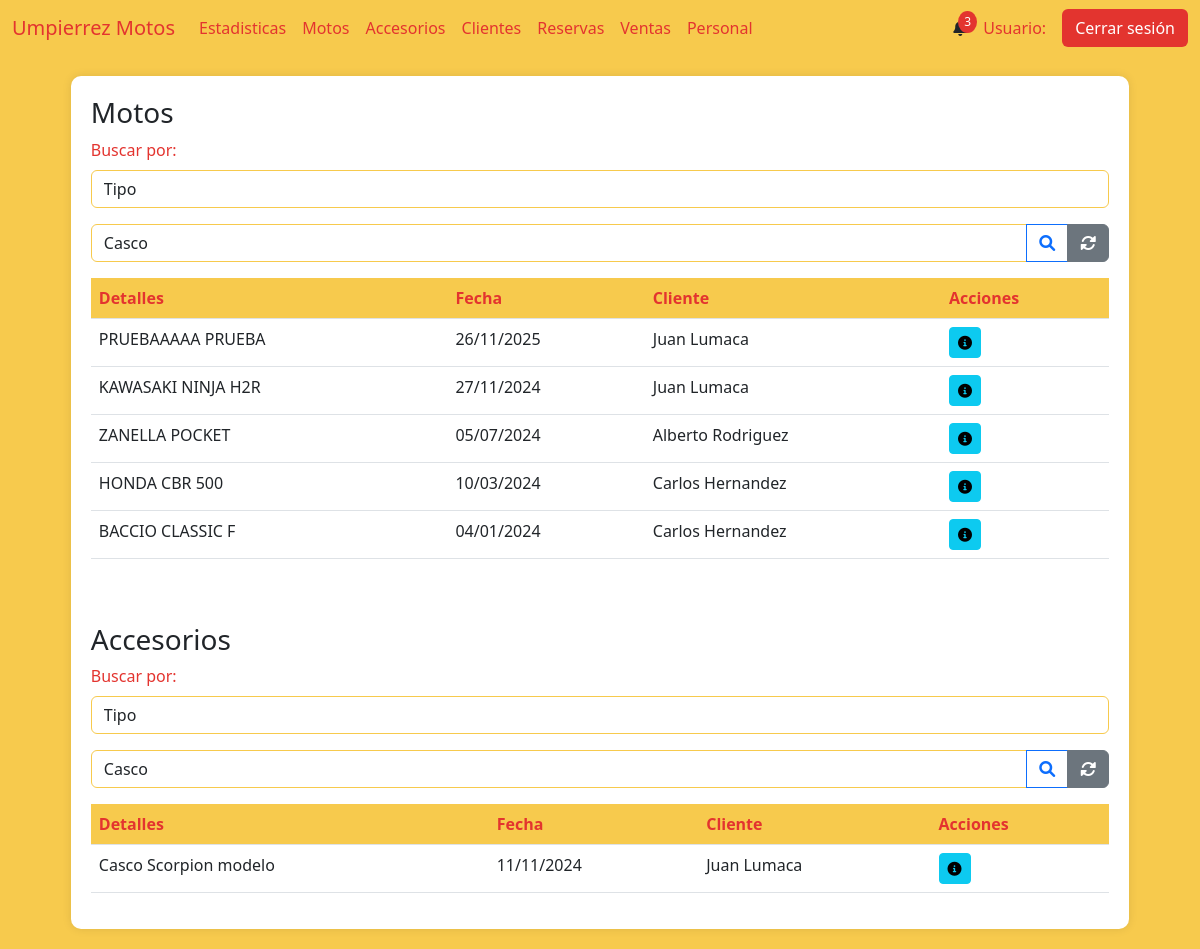
The app's page /ventas with its own data.
### AppUM/models.py (models this page shows)
class ComprasVentas(models.Model):
    moto = models.ForeignKey(Moto, related_name='moto_cliente', on_delete=models.CASCADE)
    cliente = models.ForeignKey(Cliente, related_name='cliente_moto', on_delete=models.CASCADE)
    fecha_compra = models.DateField()
    fotocopia_libreta = models.ImageField(null=True, blank=True, upload_to="documentacion/libretas/")
    compra_venta = models.FileField(null=True, blank=True, upload_to="documentacion/compra_venta/")
    certificado_venta = models.FileField(null=True, blank=True, upload_to="documentacion/certificado_venta/")
    tipo = models.CharField(max_length=20)
    forma_de_pago = models.TextField(null=True, blank=True)
    class Meta:
        pass

class ClienteAccesorio(models.Model):
    accesorio = models.ForeignKey(Accesorio, related_name='accesorio_cliente', on_delete=models.CASCADE)
    cliente = models.ForeignKey(Cliente, related_name='cliente_cliente', on_delete=models.CASCADE)
    fecha_compra = models.DateField()
    factura = models.IntegerField(null=True)
    factura_rut = models.IntegerField(null=True)
    factura_documento = models.FileField(null=True, blank=True, upload_to="documentacion/facturas_accesorios/")

### AppUM/views.py (the view)
# urls.py: path('ventas', views.vista_ventas,name="Ventas"),
def vista_ventas(req):
    try:
            resultados_motos = (
                ComprasVentas.objects
                .filter(tipo='V')
                .select_related('moto','cliente')
                .values(
                    'id',
                    'moto__marca',
                    'moto__modelo',
                    'fecha_compra',
                    'cliente__nombre',
                    'cliente__apellido'
                ).order_by('-fecha_compra')
            )
            res_documentacion = []
            for resultado in resultados_motos:
                cv = ComprasVentas.objects.get(id=resultado['id'])
                res_documentacion.append({
                'moto': resultado
            })
            paginator = Paginator(res_documentacion, 5)  # 5 clientes por página
            page_number = req.GET.get('page')  # Obtiene el número de página desde la URL
            page_obj = paginator.get_page(page_number)
            resultados_accesorios = (
                ClienteAccesorio.objects
                .select_related('accesorio', 'cliente')
                .values(
                    'id',
                    'accesorio__tipo',
                    'accesorio__marca',
                    'accesorio__modelo',
                    'fecha_compra',
                    'cliente__nombre',
                    'cliente__apellido'
                ).order_by('-fecha_compra')
            )
            res_facturas = []
            for resultado_accesorio in resultados_accesorios:
                    ca = ClienteAccesorio.objects.get(id=resultado_accesorio['id'])
                    res_facturas.append({
                    'accesorio': resultado_accesorio,
                    'factura_documento': ca.factura_documento.url if ca.factura_documento else None
                })
            paginator_accesorio = Paginator(res_facturas, 5)  # 5 clientes por página
            page_number_accesorio = req.GET.get('page')  # Obtiene el número de página desde la URL
            page_obj_accesorio = paginator_accesorio.get_page(page_number_accesorio)
            return render(req,"perfil_administrativo/ventas/ventas.html",{"page_obj":page_obj,"page_objAccs":page_obj_accesorio})
    except Exception as e:
        pass

### AppUM/templates/perfil_administrativo/ventas/ventas.html (shortened to what this page needs)
{% extends "perfil_administrativo/padre_perfil_administrativo.html" %}
{% load static %}
{% block contenidoQueCambia %}
<div class="table-container" id="inventarios">
    <h3>Motos</h3>
    <div class="mb-3">
        <label for="estado" class="form-label">Buscar por:</label>
        <select class="form-control" name="estado_accesorio" id="tipo_busqueda" onchange="tipo_busqueda()">
            <option value="tipo">Tipo</option>
        </select>
    </div>
    <form action="{% url 'BusquedaTipoAccesorio' %}" enctype="multipart/form-data" method="get" id="busqueda_tipo">{% csrf_token %}
        <div class="input-group mb-3">
            <select class="form-control" name="tipo_accesorio" id="tipo_accesorio">
                <option value="casco">Casco</option>
            </select>
            <button class="btn btn-outline-primary" type="submit">
                <i class="fas fa-search"></i>
            </button>
            <a href="{% url 'Accesorios' %}" class="btn btn-secondary">
                <i class="fas fa-sync-alt"></i>
            </a>
        </div>
    </form>
    <table class="table">
        <thead>
            <tr>
                <th>Detalles</th>
                <th>Fecha</th>
                <th>Cliente</th>
                <th>Acciones</th>
            </tr>
        </thead>
        <tbody>
            {% if page_obj %}
                {% for moto in page_obj %}
            <tr>
                <td>{{ moto.moto.moto__marca }} {{ moto.moto.moto__modelo }}</td>
                <td>{{ moto.moto.fecha_compra|date:"d/m/Y"}}</td>
                <td>{{ moto.moto.cliente__nombre }} {{ moto.moto.cliente__apellido }}</td>
                <td>
                    <a href=""><button class="btn btn-sm btn-info"><i class="fas fa-info-circle"></i></button></a>
                </td>
            </tr>
            {% endfor %}
            {% else %}
                <tr>
                    <td colspan="9" class="text-center text-muted">
                        No hay registros de accesorios disponibles.
                    </td>
                </tr>
            {% endif %}
        </tbody>
    </table>
<br>
<br>
    <h3>Accesorios</h3>
    <div class="mb-3">
        <label for="estado" class="form-label">Buscar por:</label>
        <select class="form-control" name="estado_accesorio" id="tipo_busqueda" onchange="tipo_busqueda()">
            <option value="tipo">Tipo</option>
        </select>
    </div>
    <form action="{% url 'BusquedaTipoAccesorio' %}" enctype="multipart/form-data" method="get" id="busqueda_tipo">{% csrf_token %}
        <div class="input-group mb-3">
            <select class="form-control" name="tipo_accesorio" id="tipo_accesorio">
                <option value="casco">Casco</option>
            </select>
            <button class="btn btn-outline-primary" type="submit">
                <i class="fas fa-search"></i>
            </button>
            <a href="{% url 'Accesorios' %}" class="btn btn-secondary">
                <i class="fas fa-sync-alt"></i>
            </a>
        </div>
    </form>
    <table class="table">
        <thead>
            <tr>
                <th>Detalles</th>
                <th>Fecha</th>
                <th>Cliente</th>
                <th>Acciones</th>
            </tr>
        </thead>
        <tbody>
            {% if page_objAccs %}
                {% for accesorio in page_objAccs %}
            <tr>
                <td>{{ accesorio.accesorio.accesorio__tipo }} {{ accesorio.accesorio.accesorio__marca }} {{ accesorio.accesorio.accesorio__modelo }}</td>
                <td>{{ accesorio.accesorio.fecha_compra|date:"d/m/Y"}}</td>
                <td>{{ accesorio.accesorio.cliente__nombre }} {{ accesorio.accesorio.cliente__apellido }}</td>
                <td>
                    <a href=""><button class="btn btn-sm btn-info"><i class="fas fa-info-circle"></i></button></a>
                </td>
            </tr>
            {% endfor %}
            {% else %}
                <tr>
                    <td colspan="9" class="text-center text-muted">
                        No hay registros de accesorios disponibles.
                    </td>
                </tr>
            {% endif %}
        </tbody>
    </table>
</div>
{% endblock %}

### AppUM/static/css/styles.css (style rules this page uses)
body { background-color: #f7ca4d; }
.form-label { color: #e3342f; }
.form-control { border-color: #f7ca4d; }
.table-container { background-color: #fff; border-radius: 10px; padding: 20px; box-shadow: 0px 0px 10px rgba(0, 0, 0, 0.1); margin: 20px auto; max-width: 90%; }
.table th { background-color: #f7ca4d; color: #e3342f; }

### records on screen
ComprasVentas: moto.moto__marca "PRUEBAAAAA", moto.moto__modelo "PRUEBA", moto.fecha_compra "26/11/2025", moto.cliente__nombre "Juan", moto.cliente__apellido "Lumaca"
ComprasVentas: moto.moto__marca "KAWASAKI", moto.moto__modelo "NINJA H2R", moto.fecha_compra "27/11/2024", moto.cliente__nombre "Juan", moto.cliente__apellido "Lumaca"
ComprasVentas: moto.moto__marca "ZANELLA", moto.moto__modelo "POCKET", moto.fecha_compra "05/07/2024", moto.cliente__nombre "Alberto", moto.cliente__apellido "Rodriguez"
ComprasVentas: moto.moto__marca "HONDA", moto.moto__modelo "CBR 500", moto.fecha_compra "10/03/2024", moto.cliente__nombre "Carlos", moto.cliente__apellido "Hernandez"
ComprasVentas: moto.moto__marca "BACCIO", moto.moto__modelo "CLASSIC F", moto.fecha_compra "04/01/2024", moto.cliente__nombre "Carlos", moto.cliente__apellido "Hernandez"
ClienteAccesorio: accesorio.accesorio__tipo "Casco", accesorio.accesorio__marca "Scorpion", accesorio.accesorio__modelo "modelo", accesorio.fecha_compra "11/11/2024", accesorio.cliente__nombre "Juan", accesorio.cliente__apellido "Lumaca"
